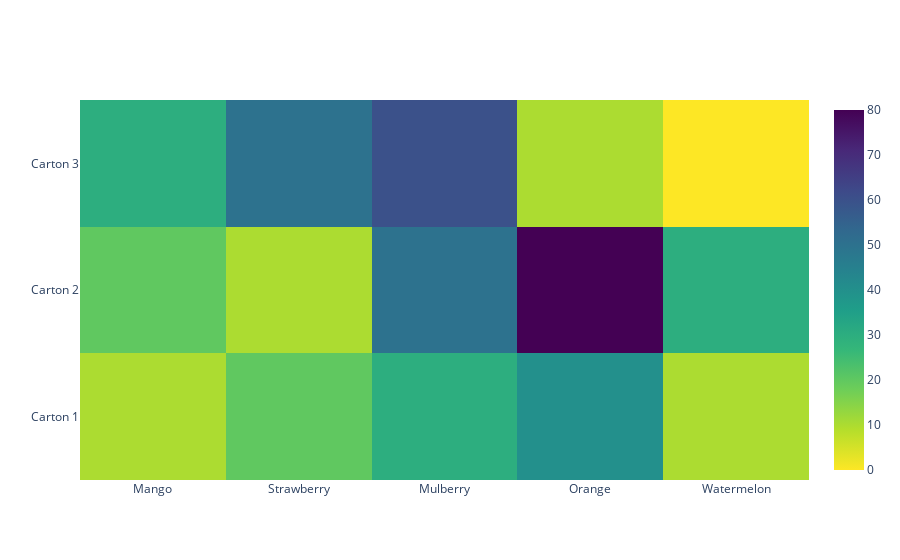

The notebook cell this image was saved under:
### Code cell
x = ['Mango','Strawberry','Mulberry','Orange','Watermelon']
y = ['Carton 1','Carton 2','Carton 3']

trace = go.Heatmap(
    z = [
        [10,20,30,40,10],
        [20,10,50,80,30],
        [30,50,60,10,0]
    ],
    x=x,
    y=y,
    colorscale='Viridis',
    reversescale=True
)

data = [trace]

offline.iplot(data)

### Figure 1 — Plotly figure (JSON) as saved in the notebook; plotly's stock layout.template omitted (floating-point values rounded to 4 significant figures)
{"data": [{"colorscale": [[0, "#440154"], [0.1111, "#482878"], [0.2222, "#3e4989"], [0.3333, "#31688e"], [0.4444, "#26828e"], [0.5556, "#1f9e89"], [0.6667, "#35b779"], [0.7778, "#6ece58"], [0.8889, "#b5de2b"], [1, "#fde725"]], "reversescale": true, "type": "heatmap", "x": ["Mango", "Strawberry", "Mulberry", "Orange", "Watermelon"], "y": ["Carton 1", "Carton 2", "Carton 3"], "z": [[10, 20, 30, 40, 10], [20, 10, 50, 80, 30], [30, 50, 60, 10, 0]]}], "layout": {}}
